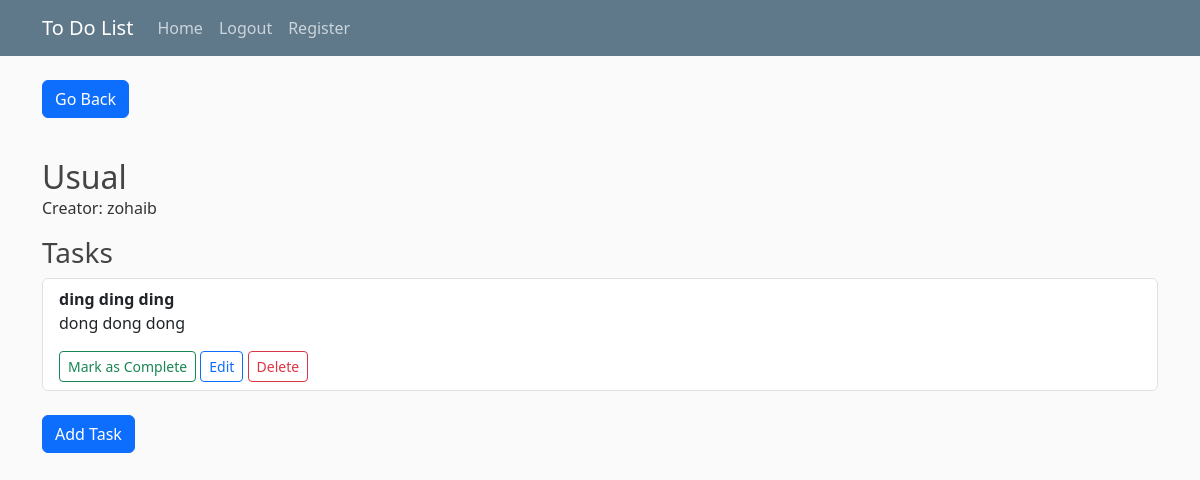
Screenshot of /3/ (signed in) with the database file from the repository.
### todoapp/models.py (models this page shows, shortened)
class List(models.Model):
    name = models.CharField(max_length=200)
    date_created = models.DateField(auto_now_add=True)
    complete = models.BooleanField(default=False)
    creator = models.ForeignKey(User, on_delete=models.CASCADE)

class Task(models.Model):
    title = models.CharField(max_length=500)
    objective = models.TextField()
    done = models.BooleanField(default=False)
    list = models.ForeignKey(List, on_delete=models.CASCADE)

### todoapp/views.py (the view)
# urls.py: path('<str:pk>/', getTasks, name='tasks'),
@login_required
def getTasks(request, pk):
    my_list = List.objects.get(id=pk)
    if my_list.creator == request.user:
        tasks = my_list.task_set.all()
        return render(request, 'detailed-list.html', context={'list': my_list, "tasks": tasks})
    else:
        return redirect('warning')

### todoapp/templates/detailed-list.html
{% extends 'main.html' %}
{% block content %}
{% if request.user == list.creator %}
<a href="{% url 'homepage' %}" class="btn btn-primary" style="margin-bottom:40px;">Go Back</a>
<h2 class="mb-0">{{ list.name }}</h2>
<p>Creator: {{ list.creator }}</p>
<h3>Tasks</h3>
{% for task in tasks %}
<ul class="list-group mb-4">
        <li class="list-group-item  justify-content-between align-items-center">
            <b>{{ task.title }}</b>
            <p>{{ task.objective }}</p>
            <span>
                {% if task.done %}
                   <b><span class="badge badge-success" style="color:#4BB543;">Done</span></b>
                {% else %}
                    <a href="{% url 'mark-as-complete-task' task.id %}" class="btn btn-sm btn-outline-success">Mark as Complete</a>
                {% endif %}
                <a href="{% url 'update-task' task.id %}" class="btn btn-sm btn-outline-primary">Edit</a>
                <a href="{% url 'delete-task' task.id %}" class="btn btn-sm btn-outline-danger">Delete</a>
            </span>
        </li>
</ul>
{% endfor %}
{% endif %}
<a href="{% url 'new-task' list.id %}" class="btn btn-primary">Add Task</a>
{% endblock %}

### static/styles/main.css (style rules this page uses)
body { background: #fafafa; color: #333333; margin-top: 5rem; }
h1, h2, h3, h4, h5, h6 { color: #444444; }
ul { margin: 0; }

### rows the page displays
List: name "Usual", creator "zohaib"
Task: title "ding ding ding", objective "dong dong dong", done "Mark as Complete"
